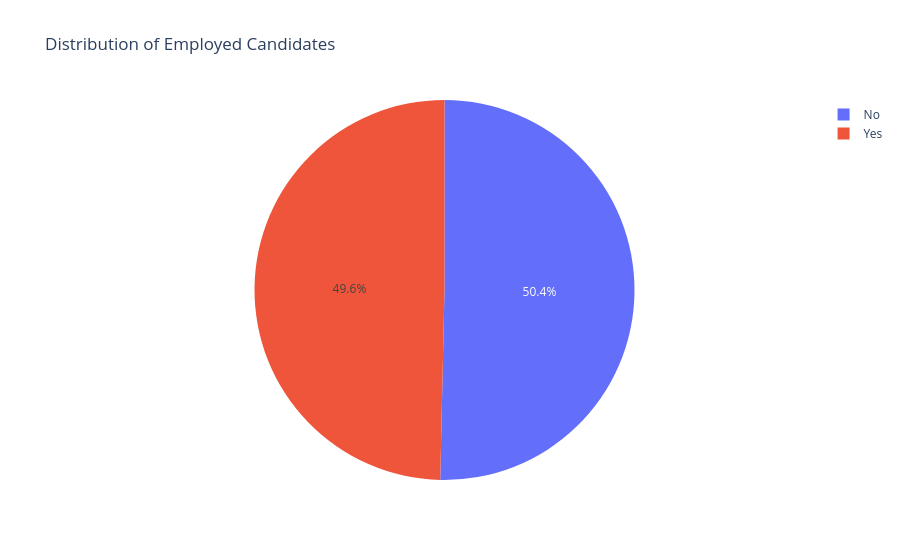

The notebook cell this image was saved under:
### Code cell
#distibution of employed candidates
fig1 = px.pie(
    names=df["self_employed"].unique(),
    values=df["self_employed"].value_counts(),
    title="Distribution of Employed Candidates"
)

fig1.show()

### Figure 1 — Plotly figure (JSON) as saved in the notebook; plotly's stock layout.template omitted (floating-point values rounded to 4 significant figures)
{"data": [{"domain": {"x": [0, 1], "y": [0, 1]}, "hovertemplate": "label=%{label}<br>value=%{value}<extra></extra>", "labels": ["No", "Yes"], "legendgroup": "", "name": "", "showlegend": true, "type": "pie", "values": [2113, 2083]}], "layout": {"legend": {"tracegroupgap": 0}, "title": {"text": "Distribution of Employed Candidates"}}}
